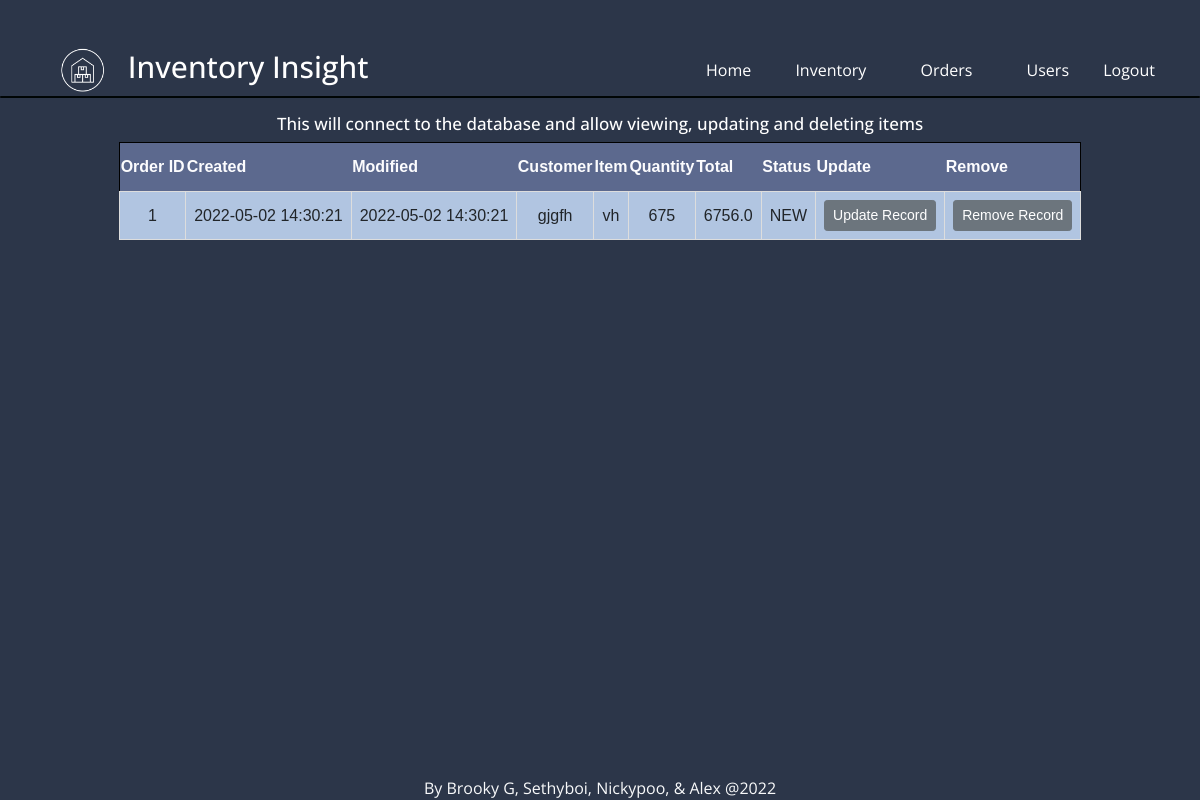
The page /orders on the database its author committed.
### tables this page shows
CREATE TABLE orders (
    id INTEGER PRIMARY KEY,
    created TIMESTAMP NOT NULL DEFAULT CURRENT_TIMESTAMP,
    updated TIMESTAMP NOT NULL DEFAULT CURRENT_TIMESTAMP,
    customer TEXT,
    item INTEGER NOT NULL,
    total REAL NOT NULL,
    status TEXT
, quantity integer);

### app.py (the view)
@app.route('/orders')
def orders():
    conn = get_db_connection()
    orders = conn.execute("SELECT * FROM orders").fetchall()
    conn.close()
    return render_template('orders.html', orders=orders)

### app.py (called while the page is built)
def get_db_connection():
    conn = sqlite3.connect('database.db')
    conn.row_factory = sqlite3.Row
    return conn

### templates/orders.html
{% extends 'base2.html' %}
{% block content %}
<h1>
This will connect to the database and allow viewing, updating and deleting items
</h1>
<table id="tabledata">
    <tr>
        <th>Order ID</th>
        <th>Created</th>
        <th>Modified</th>
        <th>Customer</th>
        <th>Item</th>
        <th>Quantity</th>
        <th>Total</th>
        <th>Status</th>
        <th>Update</th>
        <th>Remove</th>
    </tr>
    {% for order in orders %}
    <tr>
        <td class="c2">{{order.id}}</td>
       <td class="c3">{{order.created}}</td>
       <td class="c3">{{order.updated}}</td>
       <td class="c4"><SPAN>{{order.customer}}</SPAN></td>
       <td class="c5"><SPAN>{{order.item}}</SPAN></td>
       <td class="c5"><SPAN>{{order.quantity}}</SPAN></td>
       <td class="c5"><SPAN>{{order.total}}</SPAN></td>
       <td class="c5"><SPAN>{{order.status}}</SPAN></td>
       <td>
            <form action="/orders/update/{{order.id}}" method="GET">
            <input type="submit" class="btn btn-secondary btn-sm" value="Update Record">
             </form>
        </td>
        <td>
            <form action="/orders/remove/{{order.id}}" method="POST">
            <input type="submit" class="btn btn-secondary btn-sm" value="Remove Record">
            </form>
        </td>
    </tr>
    {% endfor %}
    </table>
{% endblock %}

### static/css/style.css (style rules this page uses)
body { font-family: "Open Sans", -apple-system, BlinkMacSystemFont, "Segoe UI", Roboto, "Helvetica Neue", Arial, "Noto Sans", sans-serif, "Apple Color Emoji", "Segoe UI Emoji", "Segoe UI Symbol", "Noto Color Emoji"; background-color: #2c3649; height: auto; position: relative; }
body:before { content: ""; position: absolute; top: 0; left: 0; right: 0; bottom: 0; background: rgba(0, 0, 0, 0.5); -webkit-transition: .3s all ease; -o-transition: .3s all ease; transition: .3s all ease; opacity: 0; visibility: hidden; z-index: 1; }
h1 { font-size: 17px; color: #ffffff; }
h1, h2, h3, h4, h5, h6, .h1, .h2, .h3, .h4, .h5, .h6 { font-family: "Open Sans", -apple-system, BlinkMacSystemFont, "Segoe UI", Roboto, "Helvetica Neue", Arial, "Noto Sans", sans-serif, "Apple Color Emoji", "Segoe UI Emoji", "Segoe UI Symbol", "Noto Color Emoji"; ; }
#tabledata { font-family: Arial, Helvetica, sans-serif; border-collapse: collapse; border: 1px solid black; font-size: 16px; margin-left: auto; margin-right: auto; }
#tabledata td, #inventory th { border: 1px solid #ddd; padding: 8px; background-color: #b1c5e1; }
#tabledata th { padding-top: 12px; padding-bottom: 12px; text-align: left; background-color: #5c698e; color: #fcfcfe; }
input { background-color: #ffffff; color: rgb(0, 0, 0); }

### rows shown on the page
orders: id "1", created "2022-05-02 14:30:21", updated "2022-05-02 14:30:21", customer "gjgfh", item "vh", quantity "675", total "6756.0", status "NEW"
